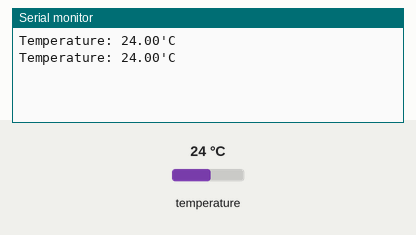
This sketch was run on a simulated Arduino Uno, built with avr-gcc and run on an emulated ATmega328P. Shown: the last lines printed to the serial monitor. Inputs (shaded band) come from the test bench; at power-on: temperature 24 °C.

Above: at 2.8 s.
2.9 s: temperature set to 12 °C
At 4.0 s:
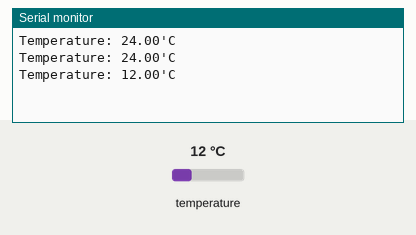
4.7 s: temperature set to 19 °C
At 4.7 s:
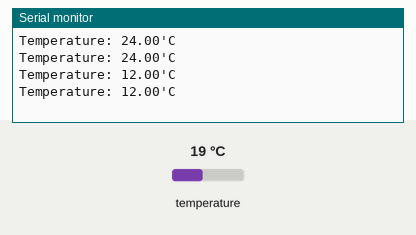
Timing chart, 0 to 7.7 s (numbered marks = the images above; inputs shaded):
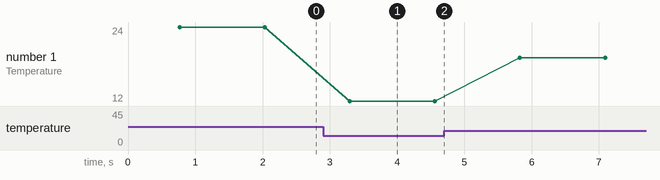

The sketch:

Temperature_Sensor.ino
```cpp
#include <OneWire.h>
#include <DallasTemperature.h>
#define ONE_WIRE_BUS 2
OneWire oneWire(ONE_WIRE_BUS);

DallasTemperature sensors(&oneWire);
int sensorPin = A0;

void setup(void)
{

  sensors.begin();
  Serial.begin(9600);
}

void loop(void)
{
  sensors.requestTemperatures();
  Serial.print("Temperature: ");
  Serial.print(sensors.getTempCByIndex(0));
  Serial.print("'C");
  Serial.println();
  delay(500);

/*
  int sensorValue = analogRead(sensorPin);
  int turbidity = map(sensorValue, 0, 750, 100, 0);
  delay(100);

  if (turbidity < 20)
  {
    Serial.print("Clear\n");
  }
  if ((turbidity > 20) && (turbidity < 50))
  {
    Serial.print("Cloudy\n");
  }
  if (turbidity > 50)
  {
    Serial.print("Dirty\n");
  } */
}
```

Measured:
- after the input at 2.9 s, the serial monitor: prints a new line after 0.40 s (image 1)
- plotted number 1: 24 → 12 after the input at 2.9 s, 12 → 19 after the input at 4.7 s
